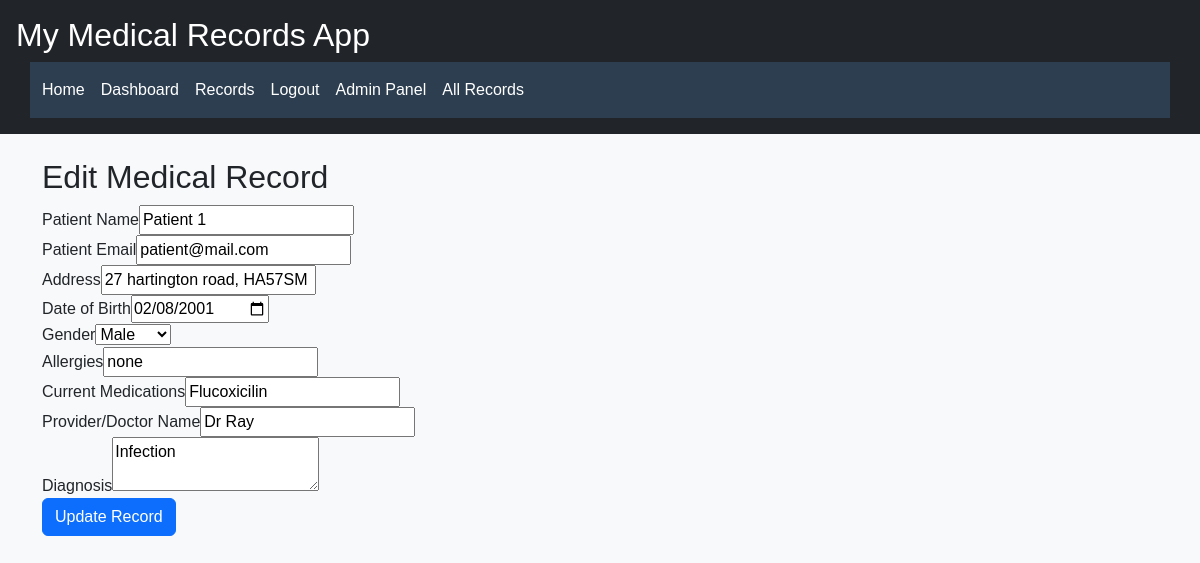
Page /record/edit/1 (signed in) on the committed database.
### app/models.py (models this page shows, shortened)
class MedicalRecord(db.Model):
    id             = db.Column(db.Integer, primary_key=True)
    patient_name   = db.Column(db.String(100), nullable=False)
    patient_email  = db.Column(db.String(120), nullable=False)
    address        = db.Column(db.String(200), nullable=False)
    date_of_birth  = db.Column(db.Date, nullable=False)
    gender         = db.Column(db.String(10), nullable=False)
    allergies      = db.Column(db.String(200))
    medications    = db.Column(db.String(300))
    provider_name  = db.Column(db.String(100), nullable=False)
    diagnosis      = db.Column(db.Text, nullable=False)
    date_created   = db.Column(db.DateTime, default=datetime.utcnow)
    user_id        = db.Column(db.Integer, db.ForeignKey('user.id'), nullable=False)

### app/routes.py (the view, shortened to what this page needs)
@main.route('/record/edit/<int:record_id>', methods=['GET', 'POST'])
@login_required
@limiter.limit("5 per minute")
def edit_record(record_id):
    record = MedicalRecord.query.get_or_404(record_id)
    if record.author != current_user and current_user.role != 'admin':
        audit_logger.warning(f"403 Forbidden (edit): user_id={current_user.id}, record_id={record.id}")
        abort(403)
    form = MedicalRecordForm(obj=record)
    return render_template('edit_record.html', form=form, record=record)

### app/forms.py (called while the page is built)
def clean_text(x):
    return bleach.clean(x) if x else ''

### app/models.py (called while the page is built)
@login_manager.user_loader
def load_user(user_id):
    return User.query.get(int(user_id))

### app/templates/edit_record.html (shortened to what this page needs)
{% extends "base.html" %}
{% block content %}
  <h2>Edit Medical Record</h2>
  <form method="POST" action="{{ url_for('main.edit_record', record_id=record.id) }}">
    <div class="form-group">{{ form.patient_name.label }}{{ form.patient_name() }}</div>
    <div class="form-group">{{ form.patient_email.label }}{{ form.patient_email() }}</div>
    <div class="form-group">{{ form.address.label }}{{ form.address() }}</div>
    <div class="form-group">{{ form.date_of_birth.label }}{{ form.date_of_birth() }}</div>
    <div class="form-group">{{ form.gender.label }}{{ form.gender() }}</div>
    <div class="form-group">{{ form.allergies.label }}{{ form.allergies() }}</div>
    <div class="form-group">{{ form.medications.label }}{{ form.medications() }}</div>
    <div class="form-group">{{ form.provider_name.label }}{{ form.provider_name() }}</div>
    <div class="form-group">{{ form.diagnosis.label }}{{ form.diagnosis() }}</div>
    <button type="submit" class="btn btn-primary">Update Record</button>
  </form>
{% endblock %}

### app/static/style.css (style rules this page uses)
:root { --primary-color: #2c3e50; --secondary-color: #18bc9c; --font-family: 'Arial', sans-serif; }
body { font-family: var(--font-family); background-color: #f8f9fa; margin: 0; padding: 0; }

### rows in the picture
MedicalRecord: patient_name "Patient 1", patient_email "patient@mail.com", address "27 hartington road, HA57SM", date_of_birth "02/08/2001", gender "Male", allergies "none", medications "Flucoxicilin", provider_name "Dr Ray", diagnosis "Infection"
